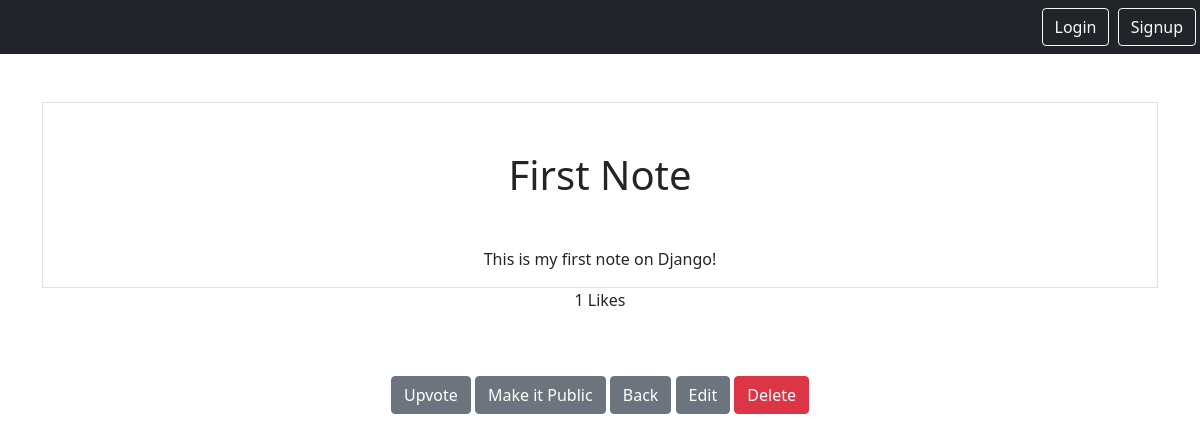
The page /smart/notes/1 on the database its author committed.
### notes/models.py (models this page shows)
class Notes(models.Model):
    title = models.CharField(max_length=200)
    text = models.TextField()
    created = models.DateTimeField(auto_now_add=True)
    likes = models.PositiveSmallIntegerField(default=0)
    user = models.ForeignKey(User, on_delete=models.CASCADE, related_name="notes")
    is_public = models.BooleanField(default=False)

### notes/views.py (the view)
# urls.py: path('notes/<int:pk>', views.NotesDetailView.as_view(), name="notes.detail"),
class NotesDetailView(DetailView):
    model = Notes
    context_object_name = "note"

### notes/templates/notes/notes_detail.html (shortened to what this page needs)
{% extends "base.html" %}
{% block content %}
<div class="border round">
    <h1 class="my-5"> {{note.title}}{% if note.is_public %}<span class="badge bg-secondary">Public </span>{% endif %}</h1>
    <p> {{note.text}}</p>
</div>
<p>{{note.likes}} Likes</p>
<form method="post" class="d-inline" action ="{% url 'notes.add_like' pk=note.id %}">
    <button  class="btn btn-secondary my-5" type="submit">Upvote</button>
</form>
<form method="post" class="d-inline" action ="{% url 'notes.change_visibility' pk=note.id %}">
    <button  class="btn btn-secondary my-5" type="submit">
        {% if note.is_public %}
            Make it Private
        {% else %}
            Make it Public
        {% endif %}
    </button>
</form>
<a href="{% url 'notes.list' %}" class="btn btn-secondary my-5">Back</a>
<a href="{% url 'notes.update' pk=note.id %}" class="btn btn-secondary">Edit</a>
<a href="{% url 'notes.delete' pk=note.id %}" class="btn btn-danger ">Delete</a>
{% endblock %}

### rows shown on the page
Notes: title "First Note", text "This is my first note on Django!", likes "1"
